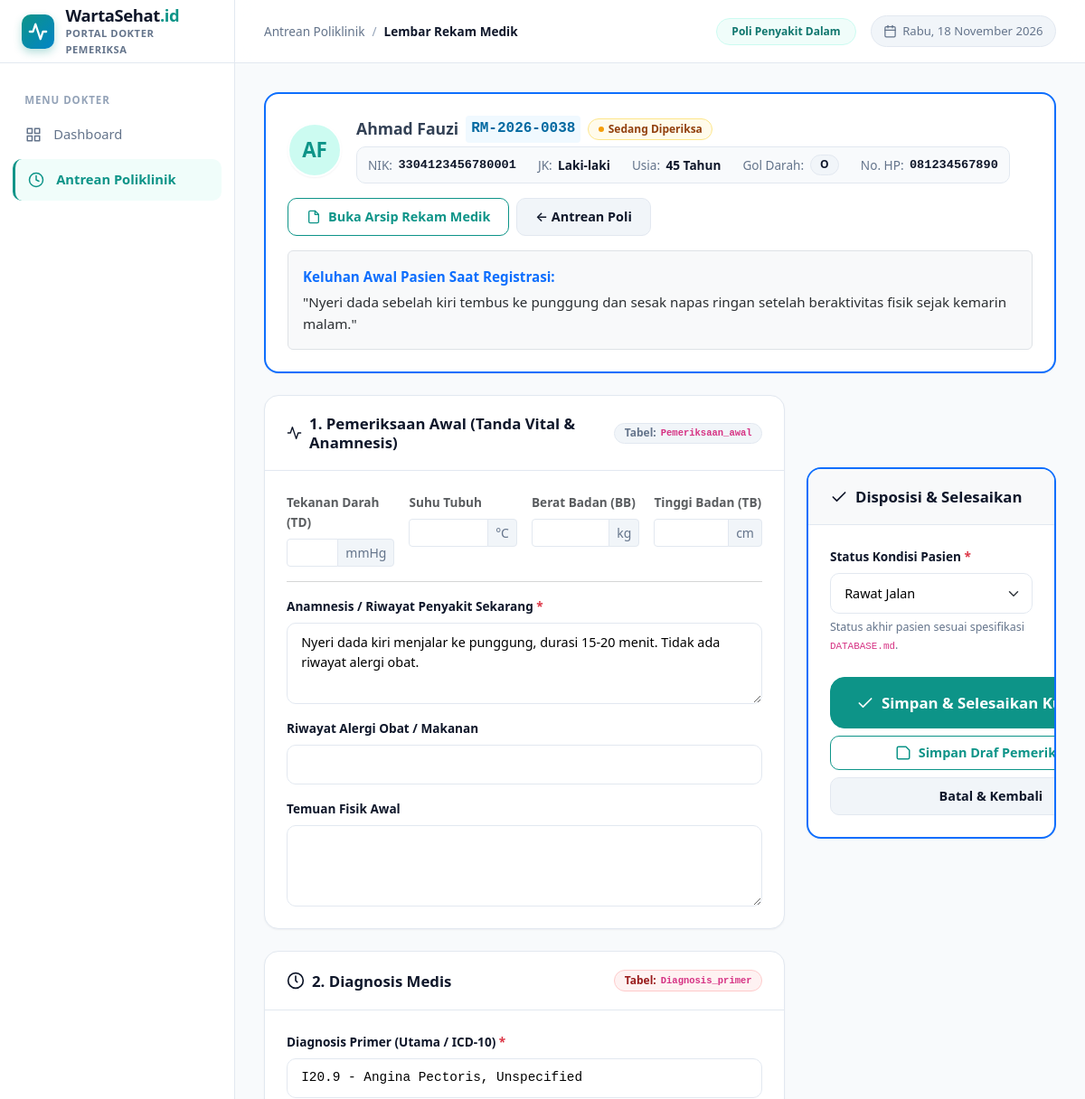
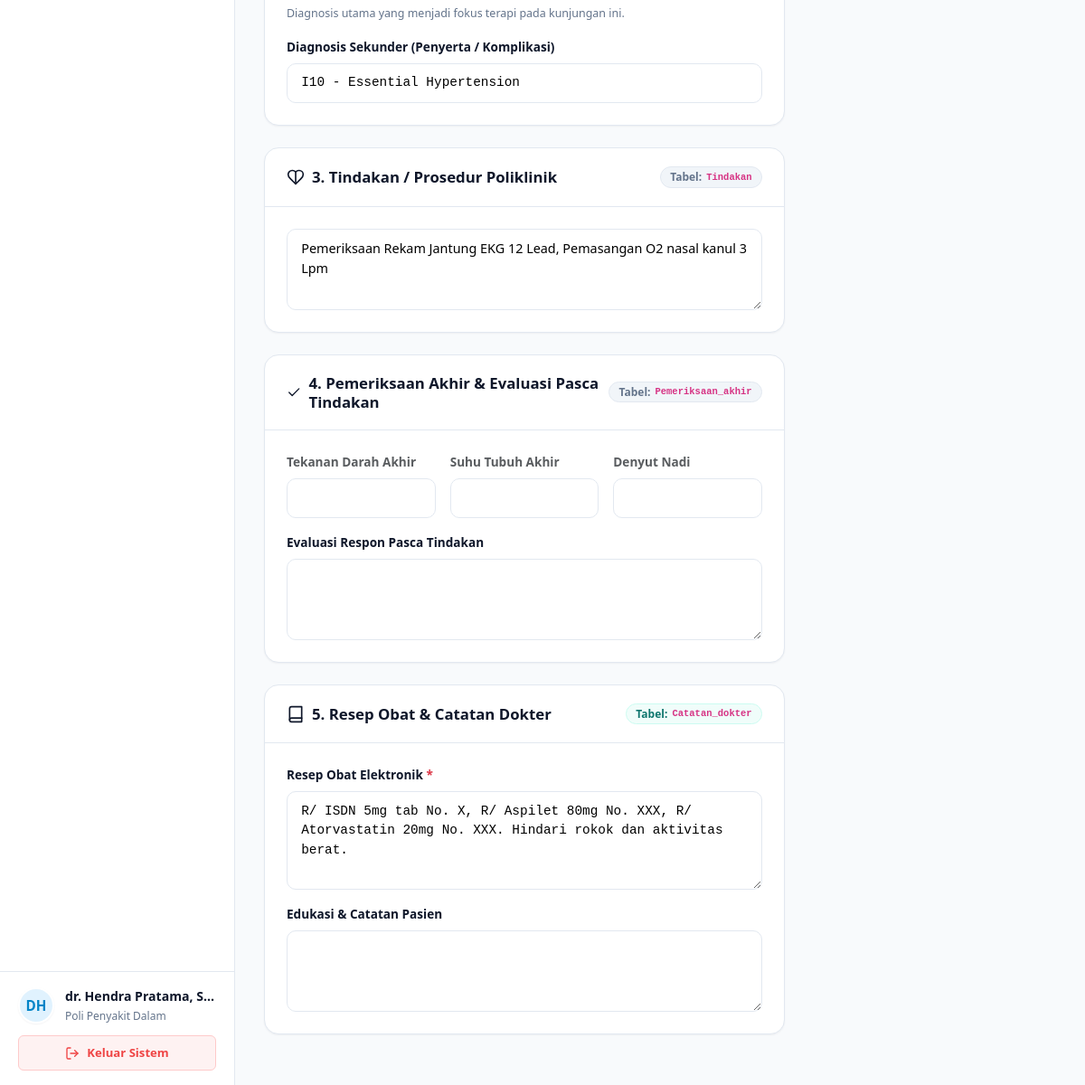
/frontend/pages/dokter/detail-pemeriksaan.php?id_layanan=1 (signed in), run on the app's committed database (2 pictures, top to bottom).
### tables this page shows
CREATE TABLE `layanan` (
  `id_layanan` INT AUTO_INCREMENT PRIMARY KEY,
  `id_rekam_medik` INT NOT NULL,
  `id_poli` INT NOT NULL,
  `id_dokter` INT NOT NULL,
  `id_petugas` INT NOT NULL,
  `keluhan_awal` TEXT NOT NULL,
  `waktu_masuk` DATETIME NOT NULL DEFAULT CURRENT_TIMESTAMP,
  `status_layanan` ENUM('menunggu', 'diperiksa', 'selesai') NOT NULL DEFAULT 'menunggu',
  
   
  `pemeriksaan_awal` TEXT DEFAULT NULL,
  `diagnosis_primer` VARCHAR(255) DEFAULT NULL,
  `diagnosis_sekunder` VARCHAR(255) DEFAULT NULL,
  `tindakan` TEXT DEFAULT NULL,
  `pemeriksaan_akhir` TEXT DEFAULT NULL,
  `catatan_dokter` TEXT DEFAULT NULL,
  `waktu_keluar` DATETIME DEFAULT NULL,
  `status_kondisi` ENUM('Rawat Jalan', 'Rawat Inap', 'Sembuh', 'Meninggal') DEFAULT NULL,

  CONSTRAINT `fk_layanan_rekam_medik` FOREIGN KEY (`id_rekam_medik`) 
    REFERENCES `rekam_medik` (`id_rekam_medik`) ON DELETE CASCADE ON UPDATE CASCADE,
  CONSTRAINT `fk_layanan_poli` FOREIGN KEY (`id_poli`) 
    REFERENCES `poli` (`id_poli`) ON DELETE RESTRICT ON UPDATE CASCADE,
  CONSTRAINT `fk_layanan_dokter` FOREIGN KEY (`id_dokter`) 
    REFERENCES `dokter` (`id_dokter`) ON DELETE RESTRICT ON UPDATE CASCADE,
  CONSTRAINT `fk_layanan_petugas` FOREIGN KEY (`id_petugas`) 
    REFERENCES `petugas` (`id_petugas`) ON DELETE RESTRICT ON UPDATE CASCADE
);

CREATE TABLE `pasien` (
  `id_pasien` INT AUTO_INCREMENT PRIMARY KEY,
  `nama_pasien` VARCHAR(100) NOT NULL,
  `nik` VARCHAR(16) NOT NULL UNIQUE,
  `tanggal_lahir` DATE NOT NULL,
  `tempat_lahir` VARCHAR(50) DEFAULT NULL,
  `alamat` TEXT NOT NULL,
  `jenis_kelamin` ENUM('Laki-laki', 'Perempuan') NOT NULL,
  `golongan_darah` VARCHAR(5) DEFAULT '-',
  `agama` VARCHAR(20) DEFAULT NULL,
  `status_pernikahan` VARCHAR(30) DEFAULT NULL,
  `pekerjaan` VARCHAR(50) DEFAULT NULL,
  `no_telp` VARCHAR(20) NOT NULL,
  `created_at` TIMESTAMP DEFAULT CURRENT_TIMESTAMP
);

CREATE TABLE `rekam_medik` (
  `id_rekam_medik` INT AUTO_INCREMENT PRIMARY KEY,
  `id_pasien` INT NOT NULL,
  `nomor_rm` VARCHAR(30) DEFAULT NULL,
  `created_at` TIMESTAMP DEFAULT CURRENT_TIMESTAMP,
  CONSTRAINT `fk_rekam_medik_pasien` FOREIGN KEY (`id_pasien`) 
    REFERENCES `pasien` (`id_pasien`) ON DELETE CASCADE ON UPDATE CASCADE
);

### frontend/pages/dokter/detail-pemeriksaan.php (the view, shortened to what the rows shown need)
<?php
require_once '../../backend/koneksi.php';
require_once '../../backend/auth_check.php';
$id_layanan = (int)($_GET['id_layanan'] ?? 0);
$stmt = mysqli_prepare($connection, "SELECT l.*, rm.id_rekam_medik, rm.nomor_rm,
                                           p.id_pasien, p.nama_pasien, p.nik, p.tanggal_lahir, p.jenis_kelamin, p.golongan_darah, p.no_telp,
                                           po.nama_poli, d.nama_dokter
                                    FROM layanan l
                                    JOIN rekam_medik rm ON l.id_rekam_medik = rm.id_rekam_medik
                                    JOIN pasien p ON rm.id_pasien = p.id_pasien
                                    JOIN poli po ON l.id_poli = po.id_poli
                                    JOIN dokter d ON l.id_dokter = d.id_dokter
                                    WHERE l.id_layanan = ? LIMIT 1");
mysqli_stmt_bind_param($stmt, "i", $id_layanan);
mysqli_stmt_execute($stmt);
$res = mysqli_stmt_get_result($stmt);
$kunjungan = mysqli_fetch_assoc($res);
$tgl_lahir = new DateTime($kunjungan['tanggal_lahir']);
$usia = $tgl_lahir->diff(new DateTime())->y;
$val_diag_primer = $kunjungan['diagnosis_primer'] ?? '';
$val_diag_sekunder = $kunjungan['diagnosis_sekunder'] ?? '';
$val_tindakan = $kunjungan['tindakan'] ?? '';
$val_resep = '';
if (!empty($kunjungan['pemeriksaan_awal'])) {
    if (preg_match('/Vital: TD (.*?) mmHg/', $kunjungan['pemeriksaan_awal'], $m)) $val_td = $m[1];
    if (preg_match('/Suhu (.*?) C/', $kunjungan['pemeriksaan_awal'], $m)) $val_suhu = $m[1];
    if (preg_match('/BB (.*?) kg/', $kunjungan['pemeriksaan_awal'], $m)) $val_bb = $m[1];
    if (preg_match('/TB (.*?) cm/', $kunjungan['pemeriksaan_awal'], $m)) $val_tb = $m[1];
    if (preg_match('/Anamnesis: (.*?)(?=(Alergi:|Temuan Fisik:|$))/s', $kunjungan['pemeriksaan_awal'], $m)) $val_anamnesis = trim($m[1]);
    if (preg_match('/Alergi: (.*?)(?=(Temuan Fisik:|$))/s', $kunjungan['pemeriksaan_awal'], $m)) $val_alergi = trim($m[1]);
    if (preg_match('/Temuan Fisik: (.*)/s', $kunjungan['pemeriksaan_awal'], $m)) $val_fisik = trim($m[1]);
}
if (!empty($kunjungan['pemeriksaan_akhir'])) {
    if (preg_match('/Vital Akhir: TD (.*?) mmHg/', $kunjungan['pemeriksaan_akhir'], $m)) $val_td_akhir = $m[1];
    if (preg_match('/Suhu (.*?) C/', $kunjungan['pemeriksaan_akhir'], $m)) $val_suhu_akhir = $m[1];
    if (preg_match('/Nadi (.*?) x\/mnt/', $kunjungan['pemeriksaan_akhir'], $m)) $val_nadi_akhir = $m[1];
    if (preg_match('/Evaluasi: (.*)/s', $kunjungan['pemeriksaan_akhir'], $m)) $val_evaluasi_akhir = trim($m[1]);
}
if (!empty($kunjungan['catatan_dokter'])) {
    if (preg_match('/Resep Obat:\n(.*?)(?=\n\nCatatan & Edukasi:|$)/s', $kunjungan['catatan_dokter'], $m)) {
        $val_resep = trim($m[1]);
        if (preg_match('/Catatan & Edukasi:\n(.*)/s', $kunjungan['catatan_dokter'], $m2)) {
            $val_catatan = trim($m2[1]);
        }
    } else {
        $val_resep = $kunjungan['catatan_dokter'];
    }
}
include '../../includes/header.php';
include '../../includes/topbar.php';
?>
      <main class="ws-content-body">
        <div class="ws-card mb-4 border-2 border-primary">
          <div class="ws-card-body p-4">
            <div class="d-flex flex-wrap align-items-center justify-content-between gap-3">
              <div class="d-flex align-items-center gap-3">
                <div class="ws-user-avatar" style="width: 60px; height: 60px; font-size: 1.4rem; background-color: var(--ws-primary-light); color: var(--ws-primary);">
                  <?= get_initials($kunjungan['nama_pasien']); ?>
                </div>
                <div>
                  <div class="d-flex align-items-center gap-2 flex-wrap">
                    <h1 class="h3 fw-bold mb-0"><?= htmlspecialchars($kunjungan['nama_pasien']); ?></h1>
                    <span class="cell-code fs-6"><?= htmlspecialchars($kunjungan['nomor_rm'] ?? 'RM-' . $kunjungan['id_rekam_medik']); ?></span>
                    <?php if ($kunjungan['status_layanan'] === 'selesai'): ?>
                      <span class="badge badge-success">&check; Selesai</span>
                    <?php else: ?>
                      <span class="badge badge-warning"><span class="status-dot"></span> Sedang Diperiksa</span>
                    <?php endif; ?>
                  </div>
                  <div class="ws-identity-list mt-1">
                    <div class="ws-identity-item">
                      <span class="ws-identity-label">NIK:</span>
                      <span class="ws-identity-val font-monospace"><?= htmlspecialchars($kunjungan['nik']); ?></span>
                    </div>
                    <div class="ws-identity-item">
                      <span class="ws-identity-label">JK:</span>
                      <span class="ws-identity-val"><?= htmlspecialchars($kunjungan['jenis_kelamin']); ?></span>
                    </div>
                    <div class="ws-identity-item">
                      <span class="ws-identity-label">Usia:</span>
                      <span class="ws-identity-val"><?= $usia; ?> Tahun</span>
                    </div>
                    <div class="ws-identity-item">
                      <span class="ws-identity-label">Gol Darah:</span>
                      <span class="ws-identity-val badge badge-secondary"><?= htmlspecialchars($kunjungan['golongan_darah'] ?? '-'); ?></span>
                    </div>
                    <div class="ws-identity-item">
                      <span class="ws-identity-label">No. HP:</span>
                      <span class="ws-identity-val font-monospace"><?= htmlspecialchars($kunjungan['no_telp']); ?></span>
                    </div>
                  </div>
                </div>
              </div>
            </div>
            <div class="mt-3 p-3 bg-light rounded border">
              <strong class="text-primary d-block mb-1">Keluhan Awal Pasien Saat Registrasi:</strong>
              <div class="text-secondary-emphasis">"<?= htmlspecialchars($kunjungan['keluhan_awal']); ?>"</div>
            </div>
          </div>
        </div>
        <form action="detail-pemeriksaan.php?id_layanan=<?= $id_layanan; ?>" method="POST">
          <div class="row g-4">
            <div class="col-12 col-lg-8">
              <div class="ws-card mb-4">
                <div class="ws-card-header">
                  <h2 class="ws-card-title">
                    <svg width="20" height="20" viewBox="0 0 24 24" fill="none" stroke="currentColor" stroke-width="2" stroke-linecap="round" stroke-linejoin="round">
                      <path d="M22 12h-4l-3 9L9 3l-3 9H2"/>
                    </svg>
                    1. Pemeriksaan Awal (Tanda Vital & Anamnesis)
                  </h2>
                </div>
              </div>
              <div class="ws-card mb-4">
                <div class="ws-card-header">
                  <h2 class="ws-card-title">
                    <svg width="20" height="20" viewBox="0 0 24 24" fill="none" stroke="currentColor" stroke-width="2" stroke-linecap="round" stroke-linejoin="round">
                      <circle cx="12" cy="12" r="10"/>
                      <polyline points="12 6 12 12 14 14"/>
                    </svg>
                    2. Diagnosis Medis
                  </h2>
                </div>
                <div class="ws-card-body">
                  <div class="mb-3">
                    <label for="diagnosis_primer" class="form-label fw-bold">Diagnosis Primer (Utama / ICD-10) <span class="text-danger">*</span></label>
                    <input type="text" class="form-control font-monospace fw-bold text-danger" id="diagnosis_primer" name="diagnosis_primer" value="<?= htmlspecialchars($val_diag_primer); ?>" required>
                    <div class="form-text">Diagnosis utama yang menjadi fokus terapi pada kunjungan ini.</div>
                  </div>
                  <div class="mb-0">
                    <label for="diagnosis_sekunder" class="form-label fw-bold">Diagnosis Sekunder (Penyerta / Komplikasi)</label>
                    <input type="text" class="form-control font-monospace" id="diagnosis_sekunder" name="diagnosis_sekunder" value="<?= htmlspecialchars($val_diag_sekunder); ?>">
                  </div>
                </div>
              </div>
              <div class="ws-card mb-4">
                <div class="ws-card-header">
                  <h2 class="ws-card-title">
                    <svg width="20" height="20" viewBox="0 0 24 24" fill="none" stroke="currentColor" stroke-width="2" stroke-linecap="round" stroke-linejoin="round">
                      <path d="M19 14c1.49-1.46 3-3.21 3-5.5A5.5 5.5 0 0 0 16.5 3c-1.76 0-3 .5-4.5 2-1.5-1.5-2.74-2-4.5-2A5.5 5.5 0 0 0 2 8.5c0 2.3 1.5 4.05 3 5.5l7 7Z"/>
                      <path d="M12 5v14"/>
                    </svg>
                    3. Tindakan / Prosedur Poliklinik
                  </h2>
                </div>
                <div class="ws-card-body">
                  <textarea class="form-control" id="tindakan" name="tindakan" rows="3"><?= htmlspecialchars($val_tindakan); ?></textarea>
                </div>
              </div>
              <div class="ws-card mb-4">
                <div class="ws-card-header">
                  <h2 class="ws-card-title">
                    <svg width="20" height="20" viewBox="0 0 24 24" fill="none" stroke="currentColor" stroke-width="2" stroke-linecap="round" stroke-linejoin="round">
                      <polyline points="20 6 9 17 4 12"/>
                    </svg>
                    4. Pemeriksaan Akhir & Evaluasi Pasca Tindakan
                  </h2>
                </div>
              </div>
              <div class="ws-card mb-4">
                <div class="ws-card-header">
                  <h2 class="ws-card-title">
                    <svg width="20" height="20" viewBox="0 0 24 24" fill="none" stroke="currentColor" stroke-width="2" stroke-linecap="round" stroke-linejoin="round">
                      <path d="M4 19.5A2.5 2.5 0 0 1 6.5 17H20"/>
                      <path d="M6.5 2H20v20H6.5A2.5 2.5 0 0 1 4 19.5v-15A2.5 2.5 0 0 1 6.5 2z"/>
                    </svg>
                    5. Resep Obat & Catatan Dokter
                  </h2>
                </div>
                <div class="ws-card-body">
                  <div class="mb-3">
                    <label for="resep_obat" class="form-label fw-bold">Resep Obat Elektronik <span class="text-danger">*</span></label>
                    <textarea class="form-control font-monospace" id="resep_obat" name="resep_obat" rows="4" required><?= htmlspecialchars($val_resep); ?></textarea>
                  </div>
                </div>
              </div>
            </div>
            <div class="col-12 col-lg-4">
              <div class="ws-card mb-4 border-2 border-primary sticky-top" style="top: 80px;">
                <div class="ws-card-header bg-light">
                  <h2 class="ws-card-title">
                    <svg width="20" height="20" viewBox="0 0 24 24" fill="none" stroke="currentColor" stroke-width="2" stroke-linecap="round" stroke-linejoin="round">
                      <polyline points="20 6 9 17 4 12"/>
                    </svg>
                    Disposisi & Selesaikan
                  </h2>
                </div>
                <div class="ws-card-body p-4">
                  <div class="mb-4">
                    <label for="status_kondisi" class="form-label fw-bold">
                      Status Kondisi Pasien <span class="text-danger">*</span>
                    </label>
                    <select class="form-select form-select-lg fw-bold text-primary" id="status_kondisi" name="status_kondisi" required>
                      <option value="Rawat Jalan" <?= ($kunjungan['status_kondisi'] === 'Rawat Jalan' || empty($kunjungan['status_kondisi'])) ? 'selected' : ''; ?>>Rawat Jalan</option>
                    </select>
                    <div class="form-text small">Status akhir pasien sesuai spesifikasi <code>DATABASE.md</code>.</div>
                  </div>
                </div>
              </div>
            </div>
          </div>
        </form>
      </main>
<?php include '../../includes/footer.php'; ?>

### data on the page
layanan: pasien.nama_pasien "AF", pasien.nama_pasien "Ahmad Fauzi", id_rekam_medik.nomor_rm "RM-2026-0038", pasien.nik "3304123456780001", pasien.jenis_kelamin "Laki-laki", pasien.golongan_darah "O", pasien.no_telp "081234567890", keluhan_awal "Nyeri dada sebelah kiri tembus ke punggung dan sesak napas ringan setelah beraktivitas fisik sejak kemarin malam.", diagnosis_primer "I20.9 - Angina Pectoris, Unspecified", diagnosis_sekunder "I10 - Essential Hypertension", tindakan "Pemeriksaan Rekam Jantung EKG 12 Lead, Pemasangan O2 nasal kanul 3 Lpm", resep_obat "R/ ISDN 5mg tab No. X, R/ Aspilet 80mg No. XXX, R/ Atorvastatin 20mg No. XXX. Hindari rokok dan aktivitas berat.", status_kondisi "Rawat Jalan"

### other printed values
$user_initials "DH"
$user_name "dr. Hendra Pratama, S…"
$user_poli "Poli Penyakit Dalam"
$parent_title "Antrean Poliklinik"
$current_title "Lembar Rekam Medik"
$_SESSION['nama_poli'] "Poli Penyakit Dalam"
$tanggal_sekarang "Rabu, 18 November 2026"
